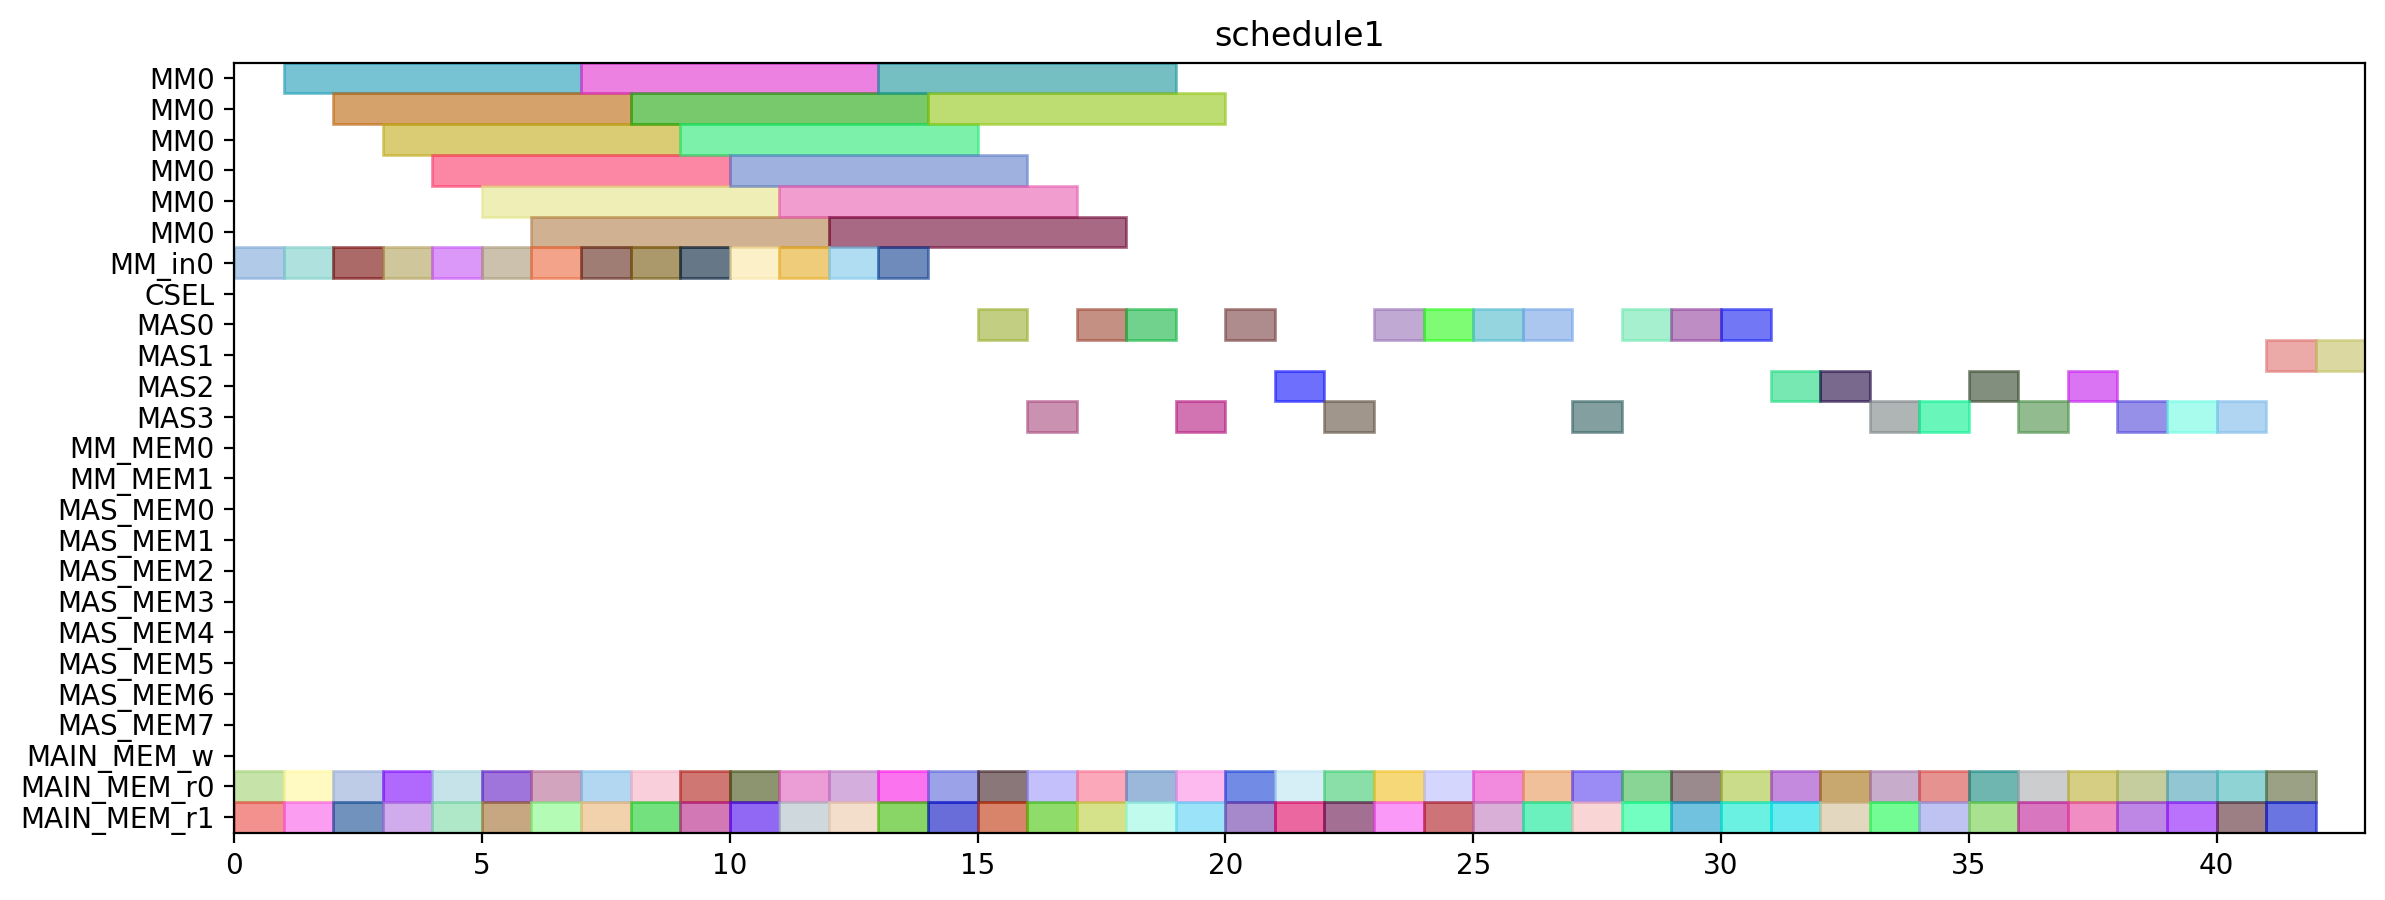

Write Python code to recreate this figure.
from pyschedule import Scenario, solvers, plotters, alt


def solve():
	horizon = 151
	S = Scenario("schedule1", horizon=horizon)

	# resource
	MM = S.Resources('MM', num=1, size=6)
	MM_in = S.Resources('MM_in', num=1)
	CSEL = S.Resource('CSEL')
	MAS = S.Resources('MAS', num=4, size=1, periods=range(1, horizon))
	MM_MEM = S.Resources('MM_MEM', num=2)
	MAS_MEM = S.Resources('MAS_MEM', num=8)
	MAIN_MEM_w = S.Resource('MAIN_MEM_w', size=1)
	MAIN_MEM_r = S.Resources('MAIN_MEM_r', num=2)

	# result of previous scheduling
	t4_t2_t1_in = S.Task('t4_t2_t1_in', length=1, delay_cost=1)
	S += t4_t2_t1_in >= 0
	t4_t2_t1_in += MM_in[0]

	t4_t2_t1_mem0 = S.Task('t4_t2_t1_mem0', length=1, delay_cost=1)
	S += t4_t2_t1_mem0 >= 0
	t4_t2_t1_mem0 += MAIN_MEM_r[0]

	t4_t2_t1_mem1 = S.Task('t4_t2_t1_mem1', length=1, delay_cost=1)
	S += t4_t2_t1_mem1 >= 0
	t4_t2_t1_mem1 += MAIN_MEM_r[1]

	t4_t1_t1_in = S.Task('t4_t1_t1_in', length=1, delay_cost=1)
	S += t4_t1_t1_in >= 1
	t4_t1_t1_in += MM_in[0]

	t4_t1_t1_mem0 = S.Task('t4_t1_t1_mem0', length=1, delay_cost=1)
	S += t4_t1_t1_mem0 >= 1
	t4_t1_t1_mem0 += MAIN_MEM_r[0]

	t4_t1_t1_mem1 = S.Task('t4_t1_t1_mem1', length=1, delay_cost=1)
	S += t4_t1_t1_mem1 >= 1
	t4_t1_t1_mem1 += MAIN_MEM_r[1]

	t4_t2_t1 = S.Task('t4_t2_t1', length=6, delay_cost=1)
	S += t4_t2_t1 >= 1
	t4_t2_t1 += MM[0]

	t4_t0_t1_in = S.Task('t4_t0_t1_in', length=1, delay_cost=1)
	S += t4_t0_t1_in >= 2
	t4_t0_t1_in += MM_in[0]

	t4_t0_t1_mem0 = S.Task('t4_t0_t1_mem0', length=1, delay_cost=1)
	S += t4_t0_t1_mem0 >= 2
	t4_t0_t1_mem0 += MAIN_MEM_r[0]

	t4_t0_t1_mem1 = S.Task('t4_t0_t1_mem1', length=1, delay_cost=1)
	S += t4_t0_t1_mem1 >= 2
	t4_t0_t1_mem1 += MAIN_MEM_r[1]

	t4_t1_t1 = S.Task('t4_t1_t1', length=6, delay_cost=1)
	S += t4_t1_t1 >= 2
	t4_t1_t1 += MM[0]

	t4_t0_t0_in = S.Task('t4_t0_t0_in', length=1, delay_cost=1)
	S += t4_t0_t0_in >= 3
	t4_t0_t0_in += MM_in[0]

	t4_t0_t0_mem0 = S.Task('t4_t0_t0_mem0', length=1, delay_cost=1)
	S += t4_t0_t0_mem0 >= 3
	t4_t0_t0_mem0 += MAIN_MEM_r[0]

	t4_t0_t0_mem1 = S.Task('t4_t0_t0_mem1', length=1, delay_cost=1)
	S += t4_t0_t0_mem1 >= 3
	t4_t0_t0_mem1 += MAIN_MEM_r[1]

	t4_t0_t1 = S.Task('t4_t0_t1', length=6, delay_cost=1)
	S += t4_t0_t1 >= 3
	t4_t0_t1 += MM[0]

	t4_t0_t0 = S.Task('t4_t0_t0', length=6, delay_cost=1)
	S += t4_t0_t0 >= 4
	t4_t0_t0 += MM[0]

	t4_t8_t0_in = S.Task('t4_t8_t0_in', length=1, delay_cost=1)
	S += t4_t8_t0_in >= 4
	t4_t8_t0_in += MM_in[0]

	t4_t8_t0_mem0 = S.Task('t4_t8_t0_mem0', length=1, delay_cost=1)
	S += t4_t8_t0_mem0 >= 4
	t4_t8_t0_mem0 += MAIN_MEM_r[0]

	t4_t8_t0_mem1 = S.Task('t4_t8_t0_mem1', length=1, delay_cost=1)
	S += t4_t8_t0_mem1 >= 4
	t4_t8_t0_mem1 += MAIN_MEM_r[1]

	t2_t1_in = S.Task('t2_t1_in', length=1, delay_cost=1)
	S += t2_t1_in >= 5
	t2_t1_in += MM_in[0]

	t2_t1_mem0 = S.Task('t2_t1_mem0', length=1, delay_cost=1)
	S += t2_t1_mem0 >= 5
	t2_t1_mem0 += MAIN_MEM_r[0]

	t2_t1_mem1 = S.Task('t2_t1_mem1', length=1, delay_cost=1)
	S += t2_t1_mem1 >= 5
	t2_t1_mem1 += MAIN_MEM_r[1]

	t4_t8_t0 = S.Task('t4_t8_t0', length=6, delay_cost=1)
	S += t4_t8_t0 >= 5
	t4_t8_t0 += MM[0]

	t1_t1_in = S.Task('t1_t1_in', length=1, delay_cost=1)
	S += t1_t1_in >= 6
	t1_t1_in += MM_in[0]

	t1_t1_mem0 = S.Task('t1_t1_mem0', length=1, delay_cost=1)
	S += t1_t1_mem0 >= 6
	t1_t1_mem0 += MAIN_MEM_r[0]

	t1_t1_mem1 = S.Task('t1_t1_mem1', length=1, delay_cost=1)
	S += t1_t1_mem1 >= 6
	t1_t1_mem1 += MAIN_MEM_r[1]

	t2_t1 = S.Task('t2_t1', length=6, delay_cost=1)
	S += t2_t1 >= 6
	t2_t1 += MM[0]

	t1_t0_in = S.Task('t1_t0_in', length=1, delay_cost=1)
	S += t1_t0_in >= 7
	t1_t0_in += MM_in[0]

	t1_t0_mem0 = S.Task('t1_t0_mem0', length=1, delay_cost=1)
	S += t1_t0_mem0 >= 7
	t1_t0_mem0 += MAIN_MEM_r[0]

	t1_t0_mem1 = S.Task('t1_t0_mem1', length=1, delay_cost=1)
	S += t1_t0_mem1 >= 7
	t1_t0_mem1 += MAIN_MEM_r[1]

	t1_t1 = S.Task('t1_t1', length=6, delay_cost=1)
	S += t1_t1 >= 7
	t1_t1 += MM[0]

	t0_t1_in = S.Task('t0_t1_in', length=1, delay_cost=1)
	S += t0_t1_in >= 8
	t0_t1_in += MM_in[0]

	t0_t1_mem0 = S.Task('t0_t1_mem0', length=1, delay_cost=1)
	S += t0_t1_mem0 >= 8
	t0_t1_mem0 += MAIN_MEM_r[0]

	t0_t1_mem1 = S.Task('t0_t1_mem1', length=1, delay_cost=1)
	S += t0_t1_mem1 >= 8
	t0_t1_mem1 += MAIN_MEM_r[1]

	t1_t0 = S.Task('t1_t0', length=6, delay_cost=1)
	S += t1_t0 >= 8
	t1_t0 += MM[0]

	t0_t1 = S.Task('t0_t1', length=6, delay_cost=1)
	S += t0_t1 >= 9
	t0_t1 += MM[0]

	t4_t8_t1_in = S.Task('t4_t8_t1_in', length=1, delay_cost=1)
	S += t4_t8_t1_in >= 9
	t4_t8_t1_in += MM_in[0]

	t4_t8_t1_mem0 = S.Task('t4_t8_t1_mem0', length=1, delay_cost=1)
	S += t4_t8_t1_mem0 >= 9
	t4_t8_t1_mem0 += MAIN_MEM_r[0]

	t4_t8_t1_mem1 = S.Task('t4_t8_t1_mem1', length=1, delay_cost=1)
	S += t4_t8_t1_mem1 >= 9
	t4_t8_t1_mem1 += MAIN_MEM_r[1]

	t4_t2_t0_in = S.Task('t4_t2_t0_in', length=1, delay_cost=1)
	S += t4_t2_t0_in >= 10
	t4_t2_t0_in += MM_in[0]

	t4_t2_t0_mem0 = S.Task('t4_t2_t0_mem0', length=1, delay_cost=1)
	S += t4_t2_t0_mem0 >= 10
	t4_t2_t0_mem0 += MAIN_MEM_r[0]

	t4_t2_t0_mem1 = S.Task('t4_t2_t0_mem1', length=1, delay_cost=1)
	S += t4_t2_t0_mem1 >= 10
	t4_t2_t0_mem1 += MAIN_MEM_r[1]

	t4_t8_t1 = S.Task('t4_t8_t1', length=6, delay_cost=1)
	S += t4_t8_t1 >= 10
	t4_t8_t1 += MM[0]

	t4_t1_t0_in = S.Task('t4_t1_t0_in', length=1, delay_cost=1)
	S += t4_t1_t0_in >= 11
	t4_t1_t0_in += MM_in[0]

	t4_t1_t0_mem0 = S.Task('t4_t1_t0_mem0', length=1, delay_cost=1)
	S += t4_t1_t0_mem0 >= 11
	t4_t1_t0_mem0 += MAIN_MEM_r[0]

	t4_t1_t0_mem1 = S.Task('t4_t1_t0_mem1', length=1, delay_cost=1)
	S += t4_t1_t0_mem1 >= 11
	t4_t1_t0_mem1 += MAIN_MEM_r[1]

	t4_t2_t0 = S.Task('t4_t2_t0', length=6, delay_cost=1)
	S += t4_t2_t0 >= 11
	t4_t2_t0 += MM[0]

	t2_t0_in = S.Task('t2_t0_in', length=1, delay_cost=1)
	S += t2_t0_in >= 12
	t2_t0_in += MM_in[0]

	t2_t0_mem0 = S.Task('t2_t0_mem0', length=1, delay_cost=1)
	S += t2_t0_mem0 >= 12
	t2_t0_mem0 += MAIN_MEM_r[0]

	t2_t0_mem1 = S.Task('t2_t0_mem1', length=1, delay_cost=1)
	S += t2_t0_mem1 >= 12
	t2_t0_mem1 += MAIN_MEM_r[1]

	t4_t1_t0 = S.Task('t4_t1_t0', length=6, delay_cost=1)
	S += t4_t1_t0 >= 12
	t4_t1_t0 += MM[0]

	t0_t0_in = S.Task('t0_t0_in', length=1, delay_cost=1)
	S += t0_t0_in >= 13
	t0_t0_in += MM_in[0]

	t0_t0_mem0 = S.Task('t0_t0_mem0', length=1, delay_cost=1)
	S += t0_t0_mem0 >= 13
	t0_t0_mem0 += MAIN_MEM_r[0]

	t0_t0_mem1 = S.Task('t0_t0_mem1', length=1, delay_cost=1)
	S += t0_t0_mem1 >= 13
	t0_t0_mem1 += MAIN_MEM_r[1]

	t2_t0 = S.Task('t2_t0', length=6, delay_cost=1)
	S += t2_t0 >= 13
	t2_t0 += MM[0]

	t0_t0 = S.Task('t0_t0', length=6, delay_cost=1)
	S += t0_t0 >= 14
	t0_t0 += MM[0]

	t4_t50_mem0 = S.Task('t4_t50_mem0', length=1, delay_cost=1)
	S += t4_t50_mem0 >= 14
	t4_t50_mem0 += MAIN_MEM_r[0]

	t4_t50_mem1 = S.Task('t4_t50_mem1', length=1, delay_cost=1)
	S += t4_t50_mem1 >= 14
	t4_t50_mem1 += MAIN_MEM_r[1]

	t0_t2_mem0 = S.Task('t0_t2_mem0', length=1, delay_cost=1)
	S += t0_t2_mem0 >= 15
	t0_t2_mem0 += MAIN_MEM_r[0]

	t0_t2_mem1 = S.Task('t0_t2_mem1', length=1, delay_cost=1)
	S += t0_t2_mem1 >= 15
	t0_t2_mem1 += MAIN_MEM_r[1]

	t4_t50 = S.Task('t4_t50', length=1, delay_cost=1)
	S += t4_t50 >= 15
	t4_t50 += MAS[0]

	t0_t2 = S.Task('t0_t2', length=1, delay_cost=1)
	S += t0_t2 >= 16
	t0_t2 += MAS[3]

	t4_t0_t3_mem0 = S.Task('t4_t0_t3_mem0', length=1, delay_cost=1)
	S += t4_t0_t3_mem0 >= 16
	t4_t0_t3_mem0 += MAIN_MEM_r[0]

	t4_t0_t3_mem1 = S.Task('t4_t0_t3_mem1', length=1, delay_cost=1)
	S += t4_t0_t3_mem1 >= 16
	t4_t0_t3_mem1 += MAIN_MEM_r[1]

	t4_t0_t3 = S.Task('t4_t0_t3', length=1, delay_cost=1)
	S += t4_t0_t3 >= 17
	t4_t0_t3 += MAS[0]

	t4_t41_mem0 = S.Task('t4_t41_mem0', length=1, delay_cost=1)
	S += t4_t41_mem0 >= 17
	t4_t41_mem0 += MAIN_MEM_r[0]

	t4_t41_mem1 = S.Task('t4_t41_mem1', length=1, delay_cost=1)
	S += t4_t41_mem1 >= 17
	t4_t41_mem1 += MAIN_MEM_r[1]

	t0_t3_mem0 = S.Task('t0_t3_mem0', length=1, delay_cost=1)
	S += t0_t3_mem0 >= 18
	t0_t3_mem0 += MAIN_MEM_r[0]

	t0_t3_mem1 = S.Task('t0_t3_mem1', length=1, delay_cost=1)
	S += t0_t3_mem1 >= 18
	t0_t3_mem1 += MAIN_MEM_r[1]

	t4_t41 = S.Task('t4_t41', length=1, delay_cost=1)
	S += t4_t41 >= 18
	t4_t41 += MAS[0]

	t0_t3 = S.Task('t0_t3', length=1, delay_cost=1)
	S += t0_t3 >= 19
	t0_t3 += MAS[3]

	t2_t2_mem0 = S.Task('t2_t2_mem0', length=1, delay_cost=1)
	S += t2_t2_mem0 >= 19
	t2_t2_mem0 += MAIN_MEM_r[0]

	t2_t2_mem1 = S.Task('t2_t2_mem1', length=1, delay_cost=1)
	S += t2_t2_mem1 >= 19
	t2_t2_mem1 += MAIN_MEM_r[1]

	t1_t2_mem0 = S.Task('t1_t2_mem0', length=1, delay_cost=1)
	S += t1_t2_mem0 >= 20
	t1_t2_mem0 += MAIN_MEM_r[0]

	t1_t2_mem1 = S.Task('t1_t2_mem1', length=1, delay_cost=1)
	S += t1_t2_mem1 >= 20
	t1_t2_mem1 += MAIN_MEM_r[1]

	t2_t2 = S.Task('t2_t2', length=1, delay_cost=1)
	S += t2_t2 >= 20
	t2_t2 += MAS[0]

	t1_t2 = S.Task('t1_t2', length=1, delay_cost=1)
	S += t1_t2 >= 21
	t1_t2 += MAS[2]

	t4_t0_t2_mem0 = S.Task('t4_t0_t2_mem0', length=1, delay_cost=1)
	S += t4_t0_t2_mem0 >= 21
	t4_t0_t2_mem0 += MAIN_MEM_r[0]

	t4_t0_t2_mem1 = S.Task('t4_t0_t2_mem1', length=1, delay_cost=1)
	S += t4_t0_t2_mem1 >= 21
	t4_t0_t2_mem1 += MAIN_MEM_r[1]

	t4_t0_t2 = S.Task('t4_t0_t2', length=1, delay_cost=1)
	S += t4_t0_t2 >= 22
	t4_t0_t2 += MAS[3]

	t4_t51_mem0 = S.Task('t4_t51_mem0', length=1, delay_cost=1)
	S += t4_t51_mem0 >= 22
	t4_t51_mem0 += MAIN_MEM_r[0]

	t4_t51_mem1 = S.Task('t4_t51_mem1', length=1, delay_cost=1)
	S += t4_t51_mem1 >= 22
	t4_t51_mem1 += MAIN_MEM_r[1]

	t2_t3_mem0 = S.Task('t2_t3_mem0', length=1, delay_cost=1)
	S += t2_t3_mem0 >= 23
	t2_t3_mem0 += MAIN_MEM_r[0]

	t2_t3_mem1 = S.Task('t2_t3_mem1', length=1, delay_cost=1)
	S += t2_t3_mem1 >= 23
	t2_t3_mem1 += MAIN_MEM_r[1]

	t4_t51 = S.Task('t4_t51', length=1, delay_cost=1)
	S += t4_t51 >= 23
	t4_t51 += MAS[0]

	t1_t3_mem0 = S.Task('t1_t3_mem0', length=1, delay_cost=1)
	S += t1_t3_mem0 >= 24
	t1_t3_mem0 += MAIN_MEM_r[0]

	t1_t3_mem1 = S.Task('t1_t3_mem1', length=1, delay_cost=1)
	S += t1_t3_mem1 >= 24
	t1_t3_mem1 += MAIN_MEM_r[1]

	t2_t3 = S.Task('t2_t3', length=1, delay_cost=1)
	S += t2_t3 >= 24
	t2_t3 += MAS[0]

	t1_t3 = S.Task('t1_t3', length=1, delay_cost=1)
	S += t1_t3 >= 25
	t1_t3 += MAS[0]

	t4_t40_mem0 = S.Task('t4_t40_mem0', length=1, delay_cost=1)
	S += t4_t40_mem0 >= 25
	t4_t40_mem0 += MAIN_MEM_r[0]

	t4_t40_mem1 = S.Task('t4_t40_mem1', length=1, delay_cost=1)
	S += t4_t40_mem1 >= 25
	t4_t40_mem1 += MAIN_MEM_r[1]

	t4_t2_t3_mem0 = S.Task('t4_t2_t3_mem0', length=1, delay_cost=1)
	S += t4_t2_t3_mem0 >= 26
	t4_t2_t3_mem0 += MAIN_MEM_r[0]

	t4_t2_t3_mem1 = S.Task('t4_t2_t3_mem1', length=1, delay_cost=1)
	S += t4_t2_t3_mem1 >= 26
	t4_t2_t3_mem1 += MAIN_MEM_r[1]

	t4_t40 = S.Task('t4_t40', length=1, delay_cost=1)
	S += t4_t40 >= 26
	t4_t40 += MAS[0]

	t4_t2_t2_mem0 = S.Task('t4_t2_t2_mem0', length=1, delay_cost=1)
	S += t4_t2_t2_mem0 >= 27
	t4_t2_t2_mem0 += MAIN_MEM_r[0]

	t4_t2_t2_mem1 = S.Task('t4_t2_t2_mem1', length=1, delay_cost=1)
	S += t4_t2_t2_mem1 >= 27
	t4_t2_t2_mem1 += MAIN_MEM_r[1]

	t4_t2_t3 = S.Task('t4_t2_t3', length=1, delay_cost=1)
	S += t4_t2_t3 >= 27
	t4_t2_t3 += MAS[3]

	t4_t1_t3_mem0 = S.Task('t4_t1_t3_mem0', length=1, delay_cost=1)
	S += t4_t1_t3_mem0 >= 28
	t4_t1_t3_mem0 += MAIN_MEM_r[0]

	t4_t1_t3_mem1 = S.Task('t4_t1_t3_mem1', length=1, delay_cost=1)
	S += t4_t1_t3_mem1 >= 28
	t4_t1_t3_mem1 += MAIN_MEM_r[1]

	t4_t2_t2 = S.Task('t4_t2_t2', length=1, delay_cost=1)
	S += t4_t2_t2 >= 28
	t4_t2_t2 += MAS[0]

	t4_t1_t2_mem0 = S.Task('t4_t1_t2_mem0', length=1, delay_cost=1)
	S += t4_t1_t2_mem0 >= 29
	t4_t1_t2_mem0 += MAIN_MEM_r[0]

	t4_t1_t2_mem1 = S.Task('t4_t1_t2_mem1', length=1, delay_cost=1)
	S += t4_t1_t2_mem1 >= 29
	t4_t1_t2_mem1 += MAIN_MEM_r[1]

	t4_t1_t3 = S.Task('t4_t1_t3', length=1, delay_cost=1)
	S += t4_t1_t3 >= 29
	t4_t1_t3 += MAS[0]

	t4_t1_t2 = S.Task('t4_t1_t2', length=1, delay_cost=1)
	S += t4_t1_t2 >= 30
	t4_t1_t2 += MAS[0]


	# new tasks
	t4_t8_t2 = S.Task('t4_t8_t2', length=1, delay_cost=1)
	t4_t8_t2 += alt(MAS)
	t4_t8_t2_mem0 = S.Task('t4_t8_t2_mem0', length=1, delay_cost=1)
	t4_t8_t2_mem0 += MAIN_MEM_r[0]
	S += t4_t8_t2_mem0 <= t4_t8_t2

	t4_t8_t2_mem1 = S.Task('t4_t8_t2_mem1', length=1, delay_cost=1)
	t4_t8_t2_mem1 += MAIN_MEM_r[1]
	S += t4_t8_t2_mem1 <= t4_t8_t2

	t4_t8_t3 = S.Task('t4_t8_t3', length=1, delay_cost=1)
	t4_t8_t3 += alt(MAS)
	t4_t8_t3_mem0 = S.Task('t4_t8_t3_mem0', length=1, delay_cost=1)
	t4_t8_t3_mem0 += MAIN_MEM_r[0]
	S += t4_t8_t3_mem0 <= t4_t8_t3

	t4_t8_t3_mem1 = S.Task('t4_t8_t3_mem1', length=1, delay_cost=1)
	t4_t8_t3_mem1 += MAIN_MEM_r[1]
	S += t4_t8_t3_mem1 <= t4_t8_t3

	t70 = S.Task('t70', length=1, delay_cost=1)
	t70 += alt(MAS)
	t70_mem0 = S.Task('t70_mem0', length=1, delay_cost=1)
	t70_mem0 += MAIN_MEM_r[0]
	S += t70_mem0 <= t70

	t70_mem1 = S.Task('t70_mem1', length=1, delay_cost=1)
	t70_mem1 += MAIN_MEM_r[1]
	S += t70_mem1 <= t70

	t71 = S.Task('t71', length=1, delay_cost=1)
	t71 += alt(MAS)
	t71_mem0 = S.Task('t71_mem0', length=1, delay_cost=1)
	t71_mem0 += MAIN_MEM_r[0]
	S += t71_mem0 <= t71

	t71_mem1 = S.Task('t71_mem1', length=1, delay_cost=1)
	t71_mem1 += MAIN_MEM_r[1]
	S += t71_mem1 <= t71

	t80 = S.Task('t80', length=1, delay_cost=1)
	t80 += alt(MAS)
	t80_mem0 = S.Task('t80_mem0', length=1, delay_cost=1)
	t80_mem0 += MAIN_MEM_r[0]
	S += t80_mem0 <= t80

	t80_mem1 = S.Task('t80_mem1', length=1, delay_cost=1)
	t80_mem1 += MAIN_MEM_r[1]
	S += t80_mem1 <= t80

	t81 = S.Task('t81', length=1, delay_cost=1)
	t81 += alt(MAS)
	t81_mem0 = S.Task('t81_mem0', length=1, delay_cost=1)
	t81_mem0 += MAIN_MEM_r[0]
	S += t81_mem0 <= t81

	t81_mem1 = S.Task('t81_mem1', length=1, delay_cost=1)
	t81_mem1 += MAIN_MEM_r[1]
	S += t81_mem1 <= t81

	t90 = S.Task('t90', length=1, delay_cost=1)
	t90 += alt(MAS)
	t90_mem0 = S.Task('t90_mem0', length=1, delay_cost=1)
	t90_mem0 += MAIN_MEM_r[0]
	S += t90_mem0 <= t90

	t90_mem1 = S.Task('t90_mem1', length=1, delay_cost=1)
	t90_mem1 += MAIN_MEM_r[1]
	S += t90_mem1 <= t90

	t91 = S.Task('t91', length=1, delay_cost=1)
	t91 += alt(MAS)
	t91_mem0 = S.Task('t91_mem0', length=1, delay_cost=1)
	t91_mem0 += MAIN_MEM_r[0]
	S += t91_mem0 <= t91

	t91_mem1 = S.Task('t91_mem1', length=1, delay_cost=1)
	t91_mem1 += MAIN_MEM_r[1]
	S += t91_mem1 <= t91

	t100 = S.Task('t100', length=1, delay_cost=1)
	t100 += alt(MAS)
	t100_mem0 = S.Task('t100_mem0', length=1, delay_cost=1)
	t100_mem0 += MAIN_MEM_r[0]
	S += t100_mem0 <= t100

	t100_mem1 = S.Task('t100_mem1', length=1, delay_cost=1)
	t100_mem1 += MAIN_MEM_r[1]
	S += t100_mem1 <= t100

	t101 = S.Task('t101', length=1, delay_cost=1)
	t101 += alt(MAS)
	t101_mem0 = S.Task('t101_mem0', length=1, delay_cost=1)
	t101_mem0 += MAIN_MEM_r[0]
	S += t101_mem0 <= t101

	t101_mem1 = S.Task('t101_mem1', length=1, delay_cost=1)
	t101_mem1 += MAIN_MEM_r[1]
	S += t101_mem1 <= t101

	t5_t0_t2 = S.Task('t5_t0_t2', length=1, delay_cost=1)
	t5_t0_t2 += alt(MAS)
	t5_t0_t2_mem0 = S.Task('t5_t0_t2_mem0', length=1, delay_cost=1)
	t5_t0_t2_mem0 += MAIN_MEM_r[0]
	S += t5_t0_t2_mem0 <= t5_t0_t2

	t5_t0_t2_mem1 = S.Task('t5_t0_t2_mem1', length=1, delay_cost=1)
	t5_t0_t2_mem1 += MAIN_MEM_r[1]
	S += t5_t0_t2_mem1 <= t5_t0_t2

	t5_t8_t2 = S.Task('t5_t8_t2', length=1, delay_cost=1)
	t5_t8_t2 += alt(MAS)
	t5_t8_t2_mem0 = S.Task('t5_t8_t2_mem0', length=1, delay_cost=1)
	t5_t8_t2_mem0 += MAIN_MEM_r[0]
	S += t5_t8_t2_mem0 <= t5_t8_t2

	t5_t8_t2_mem1 = S.Task('t5_t8_t2_mem1', length=1, delay_cost=1)
	t5_t8_t2_mem1 += MAIN_MEM_r[1]
	S += t5_t8_t2_mem1 <= t5_t8_t2

	solvers.mip.solve(S,msg=1,kind='CPLEX',ratio_gap=1.01)

	solution = [['hoge']*len(S.solution()[1]) for i in range(len(S.solution()))]
	for i in range(len(S.solution())):
		for j in range(len(S.solution()[i])):
			solution[i][j]=str(S.solution()[i][j])
	print(solution)

	cycles = int(solution[-1][3])

	pic_file_name = "/home/mfukuda/ABE/multiRAM_multiMAS_16mux/scheduling_result/stage6MM1_stage1MAS4/SPARSE/schedule1.png"
	if(S.solution() != []):
		plotters.matplotlib.plot(S,img_filename=pic_file_name, show_task_labels=False, fig_size=(cycles*0.25+3, 5))

	return solution
